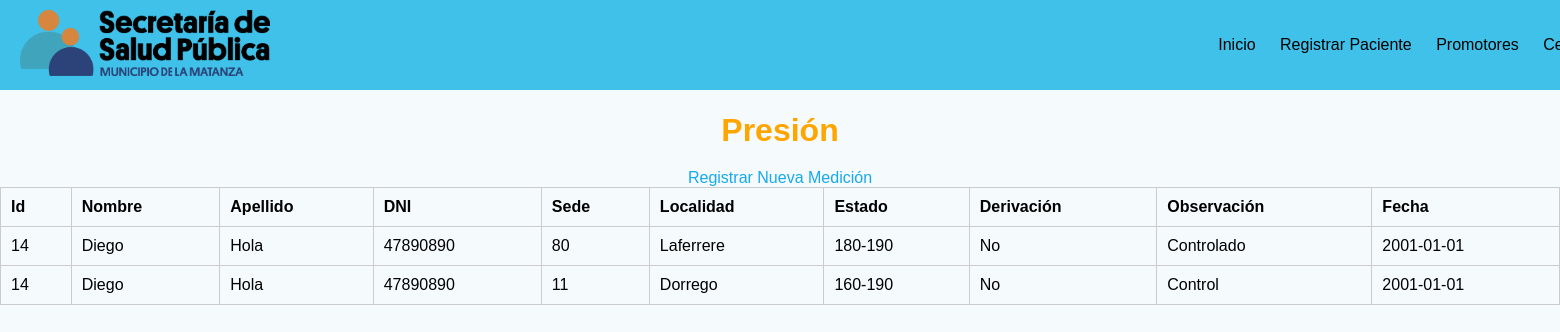
/presion.php?id=14, run on the app's committed database.
### tables this page shows
CREATE TABLE `presion` (
  `id_paciente` int(11) NOT NULL,
  `sede` varchar(50) NOT NULL,
  `localidad` varchar(50) NOT NULL,
  `estado` varchar(30) NOT NULL,
  `derivacion` varchar(30) NOT NULL,
  `observacion` text NOT NULL,
  `fecha` varchar(30) NOT NULL
);

CREATE TABLE `pacientes` (
  `id_paciente` int(11) NOT NULL,
  `nombre` varchar(50) NOT NULL,
  `apellido` varchar(50) NOT NULL,
  `dni` varchar(10) NOT NULL,
  `celular` int(30) NOT NULL,
  `genero` varchar(30) NOT NULL,
  `fecha_nacimiento` text NOT NULL,
  `correo_electronico` varchar(100) NOT NULL,
  `localidad` varchar(50) NOT NULL,
  `domicilio` varchar(50) NOT NULL,
  `obra_social` varchar(10) NOT NULL,
  `peso` varchar(5) NOT NULL,
  `talla` varchar(3) NOT NULL,
  `promotor` varchar(50) NOT NULL
);

### presion.php (the view, shortened to what this page needs)
<!DOCTYPE html>
<html lang="en">
<head>
    <link rel="stylesheet" href="css/ver.css">
</head>
<body>
<?php
echo "<center>";
echo "<h1>Presión</h1>";
if (isset($_GET['id'])) {
    $id_paciente = $_GET['id'];
    echo "<a href='cargar_presion.php?id=" . $id_paciente . "'>Registrar Nueva Medición</a>";
    include("db/conexion.php");
    $query_paciente = "SELECT id_paciente, nombre, apellido, dni FROM pacientes WHERE id_paciente = $id_paciente";
    $resultado_paciente = $conex->query($query_paciente);
    $query_presion = "SELECT sede, localidad, estado, derivacion, observacion, fecha FROM presion WHERE id_paciente = $id_paciente";
    $resultado_presion = $conex->query($query_presion);
    if ($fila_paciente = $resultado_paciente->fetch_assoc()) {
        echo "<table border=1>";
        echo "<tr>";
        echo "<th>Id</th>";
        echo "<th>Nombre</th>";
        echo "<th>Apellido</th>";
        echo "<th>DNI</th>";
        echo "<th>Sede</th>";
        echo "<th>Localidad</th>";
        echo "<th>Estado</th>";
        echo "<th>Derivación</th>";
        echo "<th>Observación</th>";
        echo "<th>Fecha</th>";
        echo "</tr>";
        while ($fila_presion = $resultado_presion->fetch_assoc()) {
            echo "<tr>";
            echo "<td>" . $fila_paciente['id_paciente'] . "</td>";
            echo "<td>" . $fila_paciente['nombre'] . "</td>";
            echo "<td>" . $fila_paciente['apellido'] . "</td>";
            echo "<td>" . $fila_paciente['dni'] . "</td>";
            echo "<td>" . $fila_presion['sede'] . "</td>";
            echo "<td>" . $fila_presion['localidad'] . "</td>";
            echo "<td>" . $fila_presion['estado'] . "</td>";
            echo "<td>" . $fila_presion['derivacion'] . "</td>";
            echo "<td>" . $fila_presion['observacion'] . "</td>";
            echo "<td>" . $fila_presion['fecha'] . "</td>";
            echo "</tr>";
        }
        echo "</table>";
    } else {
        echo "No se encontraron datos para el paciente con ID $id_paciente.";
    }
} else {
    echo "No se ha especificado un ID de paciente.";
}
?>
</body>
</html>

### css/ver.css (style rules this page uses)
body { font-family: Arial, sans-serif; background-color: #f0f0f0; margin: 0; padding: 0; }
h1 { color: #FFA500; text-align: center; margin-bottom: 20px; }
table { width: 100%; border-collapse: collapse; }
table, th, td { border: 1px solid #ccc; }
th, td { padding: 10px; text-align: left; }
a { text-decoration: none; color: hsl(199, 86%, 51%); }

### data on the page
presion: id_paciente.id_paciente "14", id_paciente.nombre "Diego", id_paciente.apellido "Hola", id_paciente.dni "47890890", sede "80", localidad "Laferrere", estado "180-190", derivacion "No", observacion "Controlado", fecha "2001-01-01"
presion: id_paciente.id_paciente "14", id_paciente.nombre "Diego", id_paciente.apellido "Hola", id_paciente.dni "47890890", sede "11", localidad "Dorrego", estado "160-190", derivacion "No", observacion "Control", fecha "2001-01-01"
